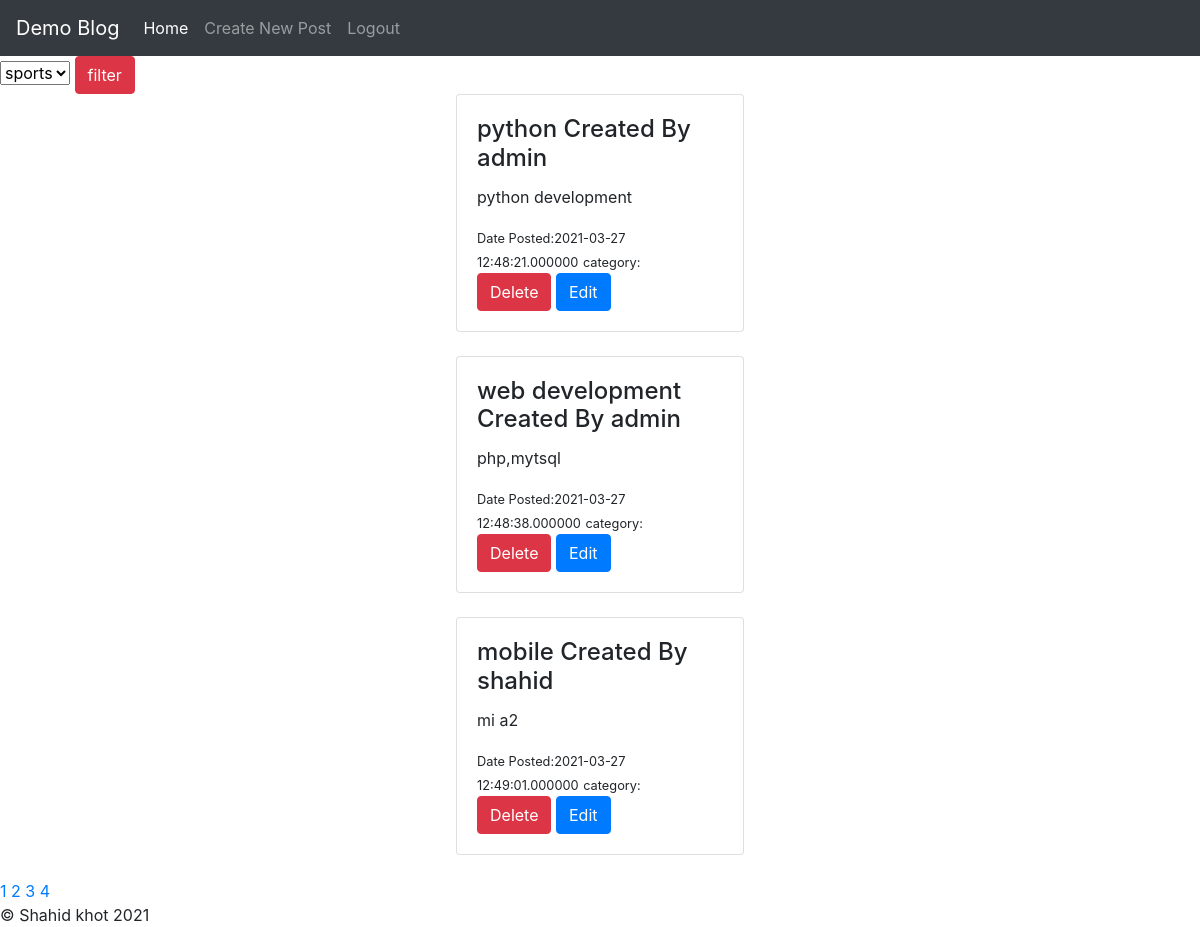
The app's page /home.php?page=2 (signed in), older data.
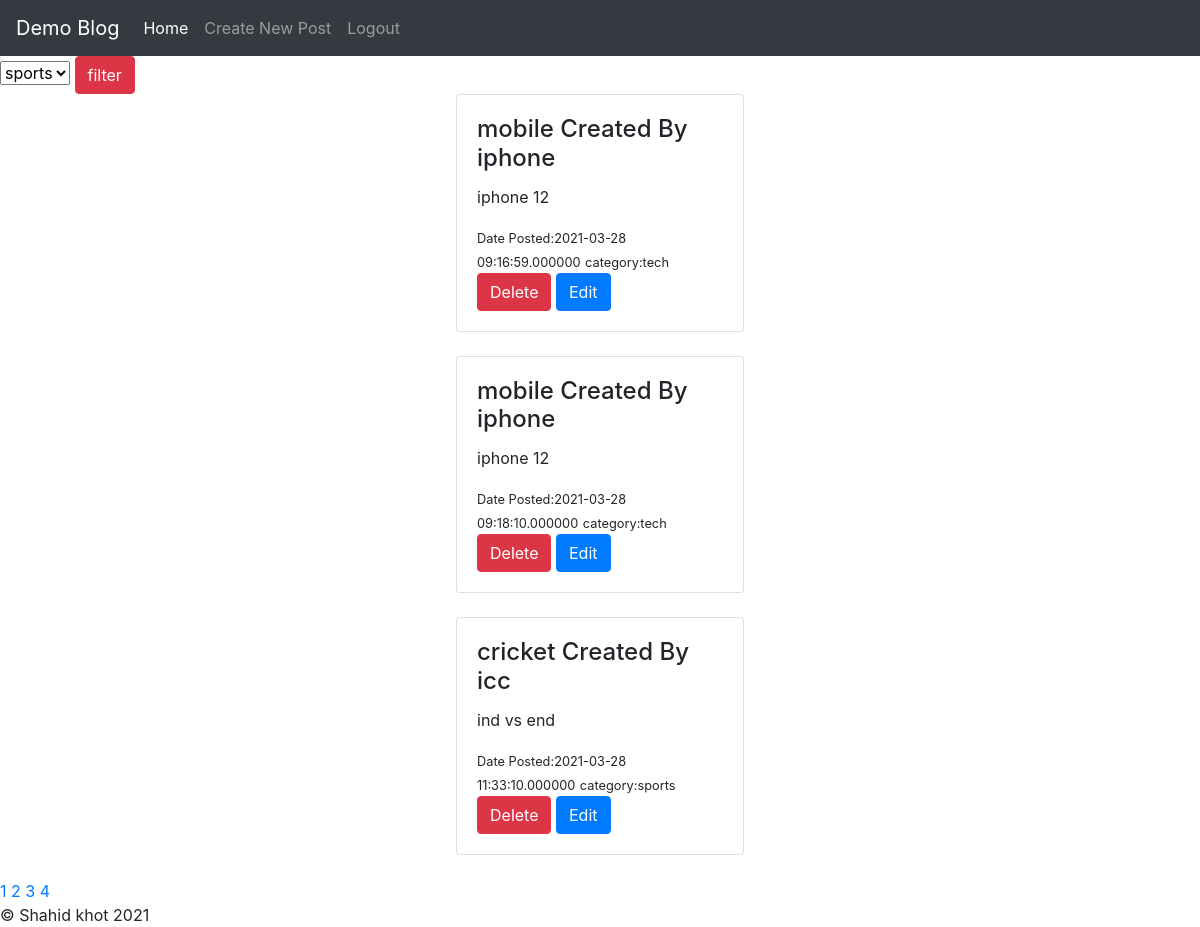
The same page, newer data.
### tables this page shows
CREATE TABLE `post` (
  `id` int(25) NOT NULL,
  `title` varchar(255) NOT NULL,
  `username` varchar(255) NOT NULL,
  `content` varchar(555) NOT NULL,
  `date` datetime(6) NOT NULL,
  `image` varchar(255) NOT NULL,
  `category` varchar(255) NOT NULL
);

### home.php (the view, shortened to what this page needs)
<!DOCTYPE html>
<html>
<head>
	<link rel="stylesheet" href="https://stackpath.bootstrapcdn.com/bootstrap/4.4.1/css/bootstrap.min.css">
	<link rel="stylesheet" type="text/css" href="styles/styles.css">
</head>
<body>
<?php include 'nav.php';?>
<form action="home.php" method="post">
<select name="category">
	<option value="sports" >sports</option>
</select>
<button name="submit" class="btn btn-danger">filter</button>
</form>
<?php
include 'connection.php';
	$result_per_page =  4;
	$sql = "SELECT * FROM post";
	if (isset($_POST['submit'])) {
	echo $filter = $_POST['category'];
	$sql = "SELECT * FROM `post` WHERE category = '$filter'";
}else{
	$sql = "SELECT * FROM post";
}
	$result = mysqli_query($con,$sql);
	$no_of_result = mysqli_num_rows($result);
	$no_of_pages = ceil($no_of_result/$result_per_page);
if (!isset($_GET['page'])) {
	$page = 1;
}else{
	$page = $_GET['page'];
}
$this_page_first_result = ($page - 1)*$result_per_page;
if (isset($_POST['submit'])) {
	$filter = $_POST['category'];
$sql = "SELECT * FROM post where category = '$filter' LIMIT $this_page_first_result,
$result_per_page ";
}else{
	$sql = "SELECT * FROM post LIMIT $this_page_first_result,
$result_per_page";
}
$result = mysqli_query($con,$sql);
?><?php
while ($row  = mysqli_fetch_assoc($result) ) {?>
		<div class="container">
		<div class="card m-auto" style="width: 18rem;">
		  <div class="card-body">
		  	<h4 class="card-title">
		     <?php echo $row['title'];?> Created By <?php echo $row['username']; ?>
		     </h4>
		    <p class="card-text"><?php echo $row['content'] ;?></p>
		    <small>Date Posted:<?php echo $row['date'];?></small>
		    <small>category:<?php echo $row['category'];?></small><br>
		  <?php  if (isset($_SESSION['username'])) {?>
		    <a href="delete.php?id=<?php echo $row['id'];?>" class="btn btn-danger">Delete</a>
		    <a href="update.php?id=<?php echo $row['id'];?>" class="btn btn-primary">Edit</a>
<?php }?>
		  </div>
	</div>
</div> <br>
	<?php }
for($page = 1 ; $page<=$no_of_pages ; $page++){
  	echo '<a href="home.php?page='. $page.'"> '.$page.'</a>';
  } ?>
  <link rel="stylesheet" href="https://maxcdn.bootstrapcdn.com/bootstrap/4.5.2/css/bootstrap.min.css">
<?php include 'footer.php'; ?>
</body>
</html>

Row changes from the older to the newer data that the page shows:
removed post: title "python", username "admin", content "python development", date "2021-03-27 12:48:21.000000"
removed post: title "web development", username "admin", content "php,mytsql", date "2021-03-27 12:48:38.000000"
removed post: title "mobile", username "shahid", content "mi a2", date "2021-03-27 12:49:01.000000"
added post: title "mobile", username "iphone", content "iphone 12", date "2021-03-28 09:16:59.000000", category "tech"
added post: title "mobile", username "iphone", content "iphone 12", date "2021-03-28 09:18:10.000000", category "tech"
added post: title "cricket", username "icc", content "ind vs end", date "2021-03-28 11:33:10.000000", category "sports"
